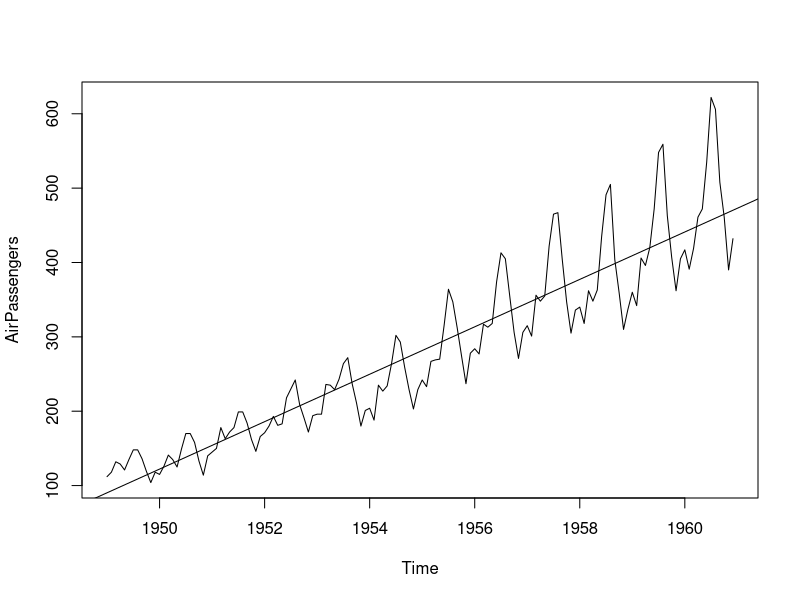
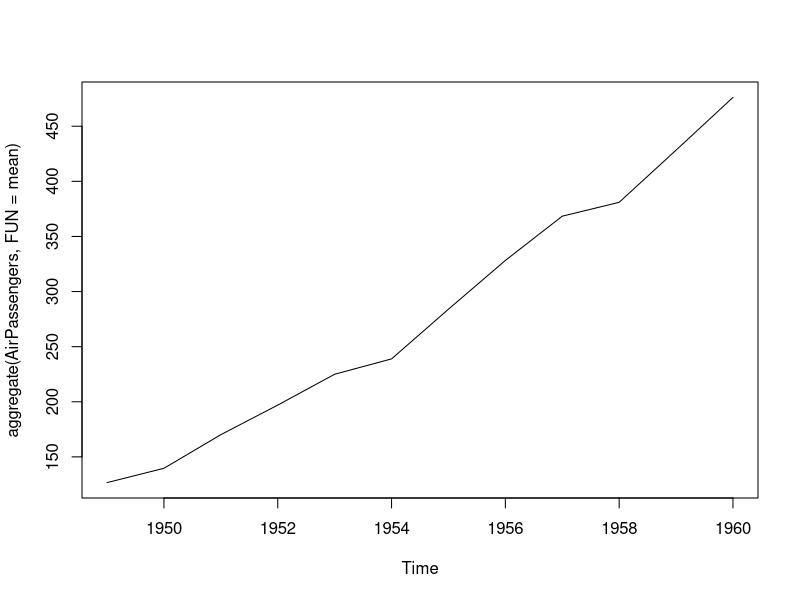
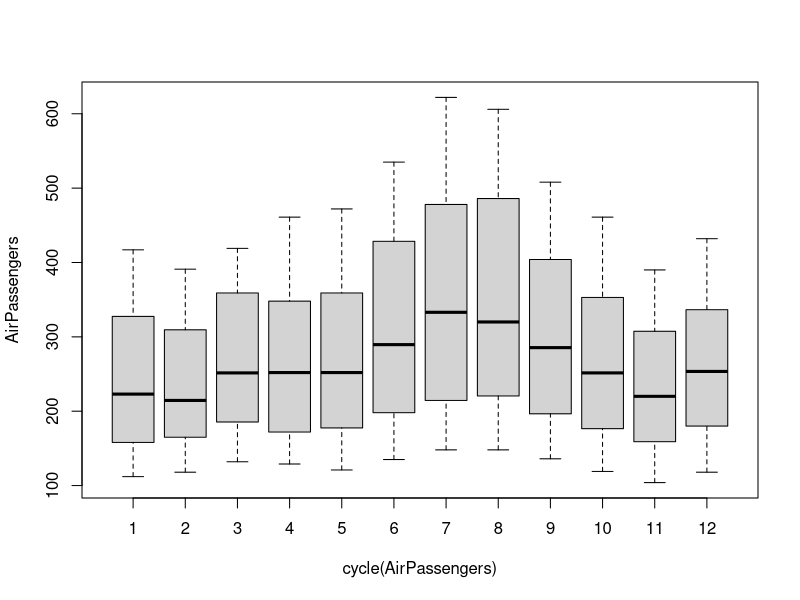
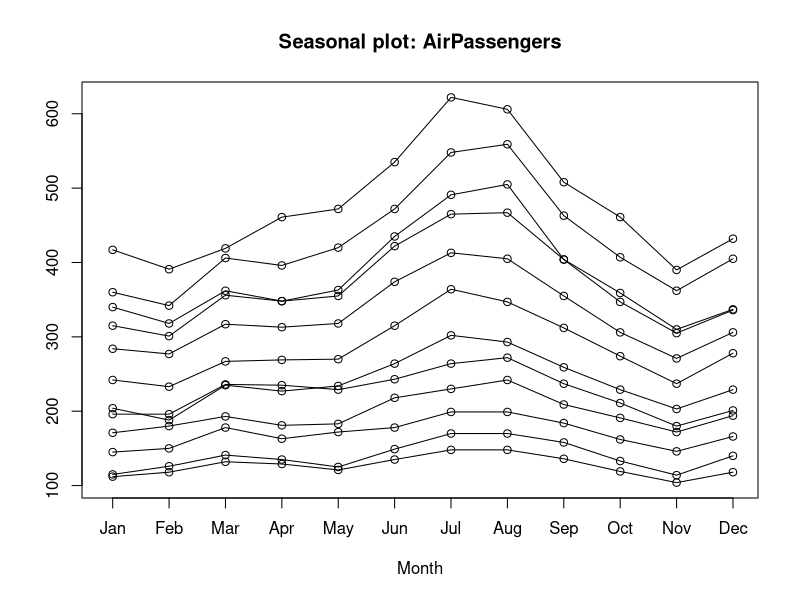
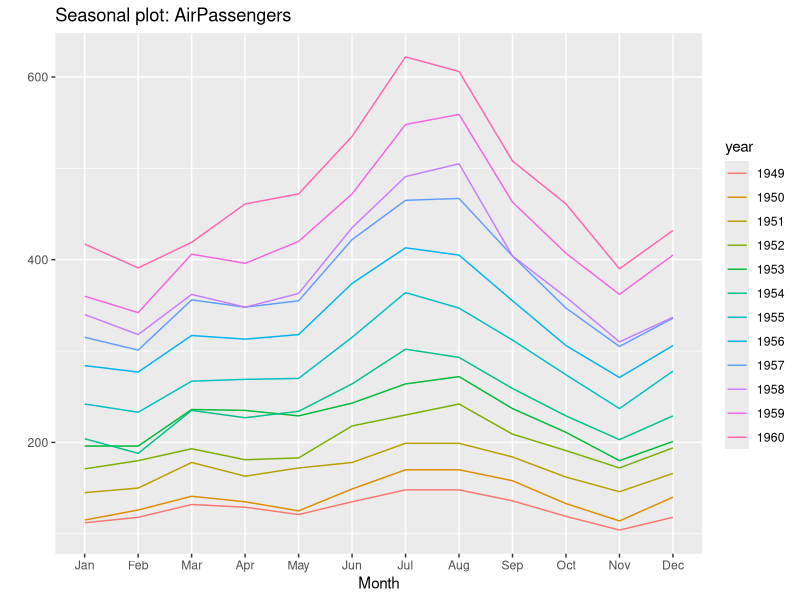
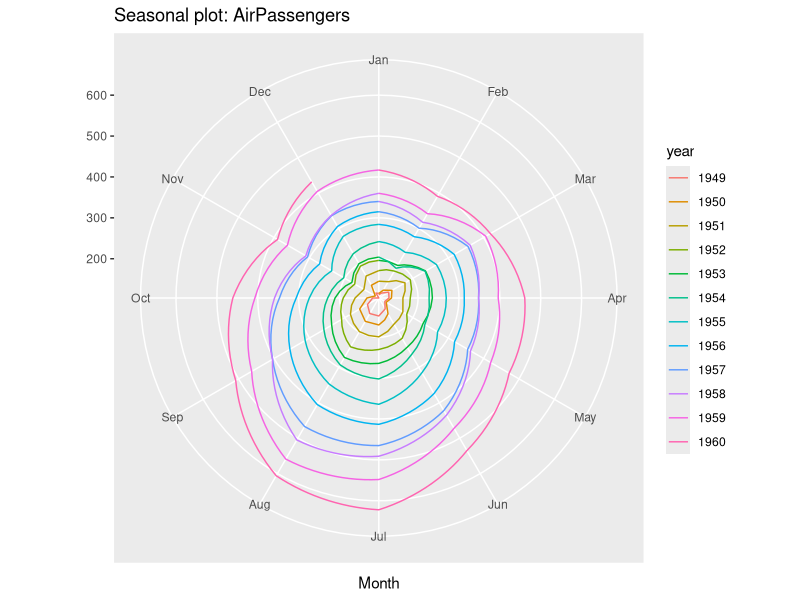
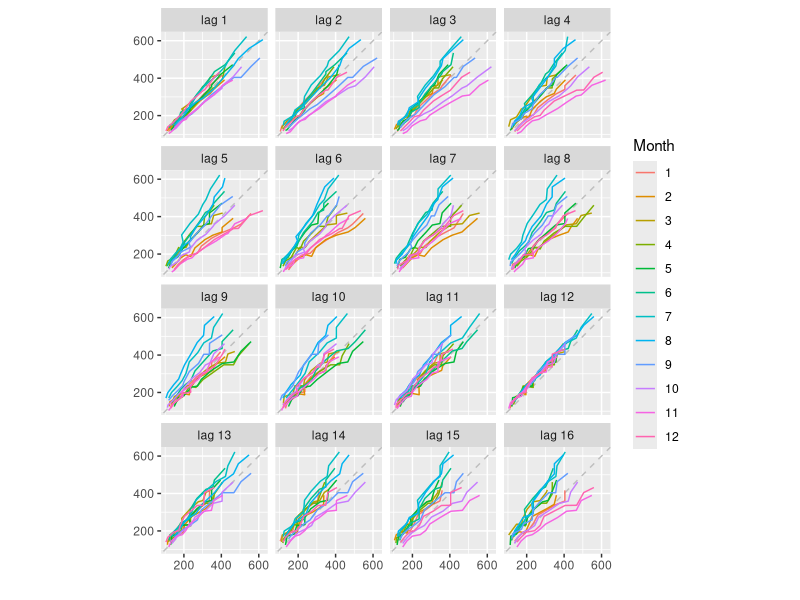
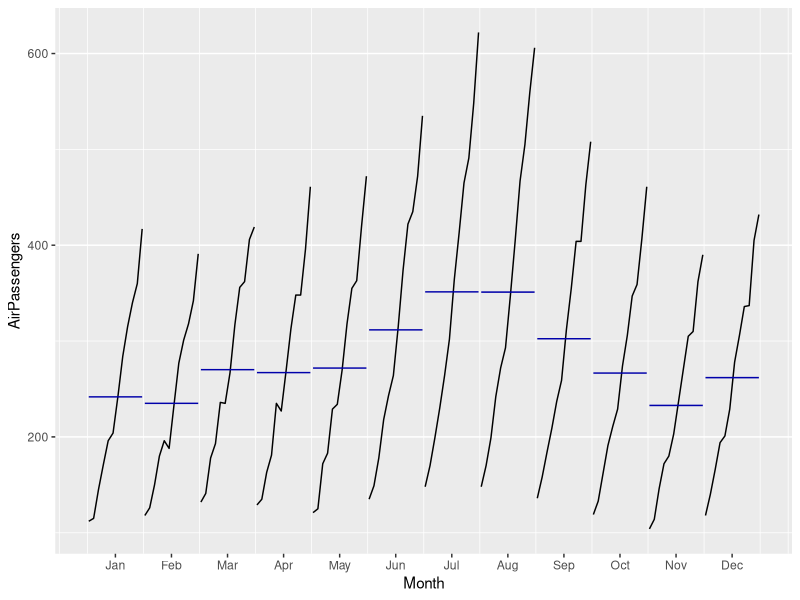

Write R code to recreate these figures, in order. (Note: this script raises an error after producing the figures.)
getwd()
setwd("E:\\MBA\\Project\\Mansur\\Forecasting model")

##Essential libraries
library(tseries)
library(forecast)
library(ggplot2)

## DAta documentation
help(AirPassengers)

## Exploring the data EDA
View(AirPassengers)
class(AirPassengers)
head(AirPassengers)
str(AirPassengers)
tail(AirPassengers)

## When data starts and Ends 
start(AirPassengers)
end(AirPassengers)
frequency(AirPassengers)

##Summary statistics
summary(AirPassengers)

##visual of data
plot(AirPassengers)

## visualising trend in the dataset
abline(reg=lm(AirPassengers~time(AirPassengers)))

cycle(AirPassengers)

##aggregate plot
plot(aggregate(AirPassengers, FUN = mean))

## box plot
boxplot(AirPassengers~ cycle(AirPassengers))

##More plots to analyse the data
seasonplot(AirPassengers)
ggseasonplot(AirPassengers)
ggseasonplot(AirPassengers, polar=TRUE)
gglagplot(AirPassengers)
ggsubseriesplot(AirPassengers)
tsdisplay(AirPassengers)




## XTS Plot
require(xts)
plot(as.xts(AirPassengers,), major.format = "%mm-%YYYY", cex=0.6)

## Step 2: Data decomposition
?stl
Air_decompose <- stl(AirPassengers, s.window = 7)
Air_decompose
plot(Air_decompose)

Air_decompose1 <- stl(AirPassengers, s.window = 9)
plot(Air_decompose1)

Air_decompose2 <- stl(AirPassengers, s.window = "periodic")
plot(Air_decompose2)

##Step 3: deseasonlaising the data
deseasoned_air <- seasadj(Air_decompose2)
plot(deseasoned_air)
abline(lm(deseasoned_air~ time(deseasoned_air)), col = "blue")
deseasoned_air

## Is the time series stationary?? Run Augmented dickey fuller test
?adf.test
adf.test(diff(log(AirPassengers)),alternative = "stationary", k = 0) ## this aslo includes data differencing

##ACF plot
acf(diff(log(AirPassengers))) ##Or without differecning
ggAcf(AirPassengers)

## Pacf plot
pacf(diff(log(AirPassengers))) ##Or without differencing
ggPacf(AirPassengers)

## Step 4: Data modelling > Split the Dateset into Training Set and Test Set

Air_Train <- window(deseasoned_air, start=1949, end = c(1958,12))
Air_Test <- window(deseasoned_air, start = 1959)
str(Air_Train)
str(Air_Test)
Air_Train
Air_Test

## Step 5: Building the ARIMA model with determied values

Airfit = arima(log(AirPassengers), c(0, 1, 1),seasonal = list(order = c(0, 1, 1), period = 12)) # (p,d,q)=(PACF, ACF, diff)

Airfit

tsdisplay(residuals(Airfit), lag.max = 15, main = "Model Residuals")


## Forecasting with the ARIMA model

fcast_Air = forecast(Airfit, h=12)
fcast_Air
plot(fcast_Air)



## compute accuracy of the forecast - on the test data

accuracy(fcast_Air)

accuracy(fcast_Air,Air_Test)


